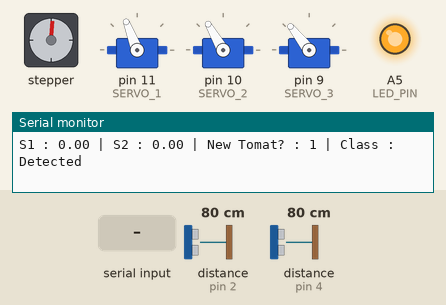
This program was run on a simulated Arduino Uno, built with avr-gcc and run on an emulated ATmega328P. Shown: stepper motor, 3 × servo, output pins drawn as LEDs (lit = HIGH), the last lines printed to the serial monitor. Wiring (inferred from the names in the program): stepper motor driver (200 steps per turn assumed): step pin 6; direction pin 7. The inputs (shaded band) are chosen by the test bench; at power-on: distance to the obstacle (sensors on pin 2, pin 4) 80 cm. Pins used as bus, display or sensor lines are not drawn.

Above: at 1.2 s.
1.3 s: "90,45\n" received over Serial
At 2.8 s:
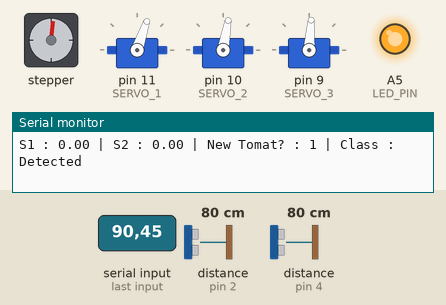
4.8 s: "Servo 1\n" received over Serial
8.9 s: "30,150\n" received over Serial
At 10.5 s:
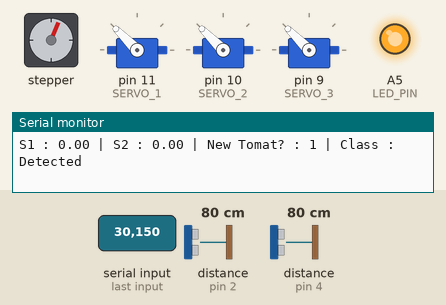
At 12.2 s:
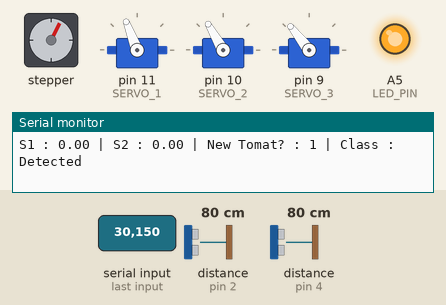
12.3 s: "90\n" received over Serial
19.9 s: "5\n" received over Serial
At 23.2 s:
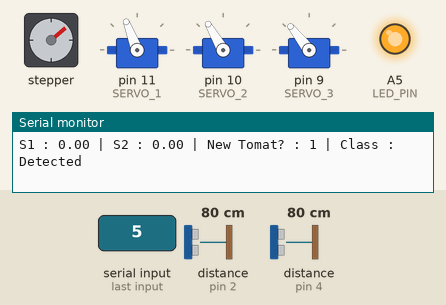
23.3 s: "200\n" received over Serial
Timing chart, 0 to 30.8 s (numbered marks = the images above; inputs shaded):
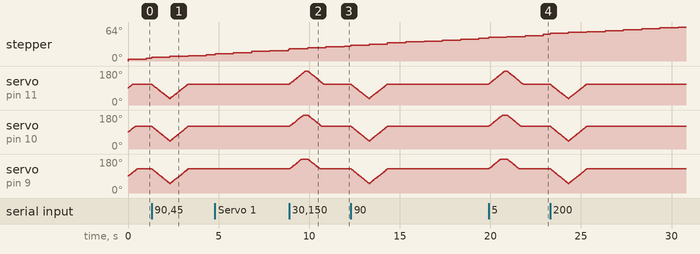

The program:

main.cpp
```cpp
#include <Arduino.h>
#include "dimmer.h"
#include "servoControl.h"
#include "stepperControl.h"
#include "receiveData.h"
#include "ultrasonic.h"
#include "kalman.h"

String status = "N";
unsigned long previousMillis = 0;
const long interval = 10000;
bool tomat_baru = true;
String tomat_class = "None";
uint8_t count = 0;
String servos[3] = {"Servo 1", "Servo 2", "Servo 3"};

void setup()
{
  Serial.begin(115200);
  dimmerInitialization();
  servoInitialization();
  stepperIntialization();
  moveStepper();
}

void loop()
{
  moveStepper();
  long unsigned int sensor_reading[2] = {sonar1.ping_cm(), sonar2.ping_cm()};
  float *kalman_distance = kalmanFilter(sensor_reading);

  if ((kalman_distance[0] < 7) and (tomat_baru)){
    Serial.println("Detected");
    stopStepper();
    tomat_class = Serial.readStringUntil('\n');
    moveServo(tomat_class);
    tomat_baru = false;
  }

  if (kalman_distance[1] < 6){
    tomat_baru = true;
  }

  Serial.println(
  "S1 : " + String(kalman_distance[0]) +
  " | S2 : " + String(kalman_distance[1]) +
  " | New Tomat? : " + String(tomat_baru) +
  " | Class : " + String(tomat_class));
  kalman_distance[2] = {};
  /*
    F : Found
    X : Not Found
    D : Done
    S : Search
  */
  // if (Serial.available() > 0) {
  //   if (measure_distance() <= 7){ // Check if an object is detected within 7 units
  //     Serial.println("P");  // Send 'P' signal to Raspberry Pi
  //     stopStepper(); // Stop stepper
  //     String tomat_class = Serial.readStringUntil('\n');
  //     moveServo(tomat_class);
  //     Serial.println("R");  // Send acknowledgment to Raspberry Pi after classification
  //     moveStepper(); // Move stepper
  //   } else {
  //     moveStepper(); // Continue moving the stepper if no object is detected
  //   }
  // } else {
  //   moveStepper(); // Continue moving the stepper if no data is received from Raspberry Pi
  // }
  // int d = sonar.ping_cm();
  // if ((d <= 5) and (can_read)){
  //   can_read = false;
  //   stopStepper();
  //   Serial.println("F");
  //   String tomat_class = Serial.readStringUntil('\n');
  //   moveServo(tomat_class);
  //   Serial.println("D");  // Send acknowledgment to Raspberry Pi after classification
  //   moveStepper(); // Move stepper

  // }else{
  //  // Serial.println(d);  // Send 'P' signal to Raspberry Pi
  //   moveStepper();
  // }


  // Servo Calibration
  // unsigned long currentMillis = millis();
  // if (currentMillis - previousMillis >= interval) {
  //   previousMillis = currentMillis;
  //   count += 1;
  // }

  // if (currentMillis - previousMillis >= interval-1000) {
  //   Serial.println("Ganti servo 1s");
  // }

  // if (count == 3){
  //   count = 0;
  // }
  // servoCalibration(servos[count]);

  // //Test Servo state
  // for (int i = 0; i < 4; i++)
  // {
  //   moveServo(String(i));
  //   delay(2000);
  //   /* code */
  // }

}
```

dimmer.h
```cpp
#include <Arduino.h>
#define LED_PIN A5

void dimmerInitialization(){
    pinMode(LED_PIN, OUTPUT);
    analogWrite(LED_PIN, 130);
}

void testDimmer(){
    for (size_t i = 120; i < 255; i+=5)
    {

        analogWrite(LED_PIN, i);
        Serial.println("PWM : " + String(i));
        delay(1000);
    }

}
```

kalman.h
```cpp
class KalmanFilter
{
public:
    KalmanFilter(float initial_state, float initial_covariance, float process_noise, float measurement_noise)
    {
        state = initial_state;
        covariance = initial_covariance;
        Q = process_noise;
        R = measurement_noise;
    }

    float predict()
    {
        // Prediction step: Project the state forward
        // Here, we assume no control input, so we omit the control matrix
        state = state; // In a more complex model, you can add motion models here
        covariance += Q;

        return state;
    }

    float update(float measurement)
    {
        // Update step: Correct the predicted state using the measurement
        float kalman_gain = covariance / (covariance + R);
        state += kalman_gain * (measurement - state);
        covariance *= (1 - kalman_gain);

        return state;
    }

    float getState()
    {
        return state;
    }

private:
    float state;
    float covariance;
    float Q; // Process noise covariance
    float R; // Measurement noise covariance
};

float initial_state = 0;
float initial_covariance = 1;
float process_noise = 0.1;
float measurement_noise = 2.0;

KalmanFilter ultrasonic1(initial_state, initial_covariance, process_noise, measurement_noise);
KalmanFilter ultrasonic2(initial_state, initial_covariance, process_noise, measurement_noise);


float *kalmanFilter(long unsigned int sensor_reading[])
{

    ultrasonic1.predict();
    ultrasonic2.predict();

    static float data[2] = {
        ultrasonic1.update(sensor_reading[0]),
        ultrasonic2.update(sensor_reading[1])
    };

    return data;
}
```

receiveData.h
```cpp
#include <Arduino.h>

String receiveString() {
  String receivedString = "";
  static char buffer[64];  // Buffer to store incoming characters

  while (Serial.available() > 0) {
    char incomingChar = Serial.read();

    // Check for the end of the string (newline character)
    if (incomingChar == '\n') {
      buffer[0] = '\0';  // Null-terminate the buffer
      receivedString = String(buffer);
      break;
    }

    // Append the incoming character to the buffer
    strncat(buffer, &incomingChar, 1);
  }

  return receivedString;
}
```

servoControl.h
```cpp
#include <VarSpeedServo.h>
#include <Arduino.h>
#define SERVO_1 11
#define SERVO_2 10
#define SERVO_3 9

VarSpeedServo Servo1;
VarSpeedServo Servo2;
VarSpeedServo Servo3;

int position_state[4][3] = {
    {111, 120, 128},
    {46 , 120, 128},
    {46, 70, 128},
    {46, 70, 82},
};
void servoInitialization()
{
    Servo1.attach(SERVO_1);
    Servo2.attach(SERVO_2);
    Servo3.attach(SERVO_3);
    Servo1.write(position_state[0][0], 50);
    Servo2.write(position_state[0][1], 50);
    Servo3.write(position_state[0][2], 50);
}

void servoCalibration(String which_servo)
{
    int angle1 = 90;
    int angle2 = 90;
    int angle3 = 90;
    pinMode(A0, INPUT);
    int angle = analogRead(A0);
    if (which_servo == "Servo 1"){
        angle1 = angle;
        angle1 = map(angle1, 0, 1023, 0, 180);
        Servo1.write(angle1);
    }else if(which_servo == "Servo 2"){
        angle2 = angle;
        angle2 = map(angle2, 0, 1023, 0, 180);
        Servo2.write(angle2);
    }else{
        angle3 = angle;
        angle3 = map(angle3, 0, 1023, 0, 180);
        Servo3.write(angle3);
    }
    Serial.println(which_servo + " | Angle 1 : " + String(angle1) + " | Angle 2 : " + String(angle2) + " | Angle 3 : " + String(angle3));
}


void testServo(){

    Serial.println("0");
    Servo1.write(80);
    Servo2.write(80);
    Servo3.write(125);

    delay(3000);
    Serial.println("1");
    Servo1.write(120);
    Servo2.write(80);
    Servo3.write(125);

    delay(3000);
    Serial.println("2");
    Servo1.write(120);
    Servo2.write(140);
    Servo3.write(125);
    delay(3000);
    Serial.println("3");
    Servo1.write(120);
    Servo2.write(140);
    Servo3.write(170);
    delay(3000);

}

void moveServo(String command)
{
    int state = command.toInt();
    Serial.println("State : " + String(state)
    + " | Angle-1 : " + String(position_state[state][0])
    + " | Angle-2 : " + String(position_state[state][1])
    + " | Angle-3 : " + String(position_state[state][2]));

    Servo1.write(position_state[state][0], 50);
    Servo2.write(position_state[state][1], 50);
    Servo3.write(position_state[state][2], 50);

}
```

stepperControl.h
```cpp
#include <Arduino.h>
#define SPEED_MOVING 500

const int dirPin = 7;
const int stepPin = 6;
const int stepsPerRevolution = 200;

void moveStepper()
{
    digitalWrite(dirPin, HIGH);
	digitalWrite(stepPin, HIGH);
	delayMicroseconds(SPEED_MOVING);
	digitalWrite(stepPin, LOW);
	delayMicroseconds(SPEED_MOVING);
}
void stopStepper()
{
    digitalWrite(stepPin, LOW);
}

void stepperIntialization()
{
	pinMode(stepPin, OUTPUT);
	pinMode(dirPin, OUTPUT);
}
```

ultrasonic.h
```cpp
#include <Arduino.h>
#include <NewPing.h>

NewPing sonar1(3, 2, 20);
NewPing sonar2(5, 4, 20);
```

Measured:
- after the input at 8.9 s, servo on pin 11 (SERVO_1): rises from 111° to 180° in 0.86 s, then falls to 111° in 1.0 s; servo on pin 10 (SERVO_2): rises from 120° to 180° in 0.74 s, then falls to 120° in 1.0 s; servo on pin 9 (SERVO_3): rises from 128° to 180° in 0.66 s, then falls to 128° in 0.99 s
- after the input at 19.9 s, servo on pin 11 (SERVO_1): rises from 111° to 180° in 0.88 s, then falls to 111° in 1.0 s; servo on pin 10 (SERVO_2): rises from 120° to 180° in 0.76 s, then falls to 120° in 1.0 s; servo on pin 9 (SERVO_3): rises from 128° to 180° in 0.66 s, then falls to 128° in 1.0 s
